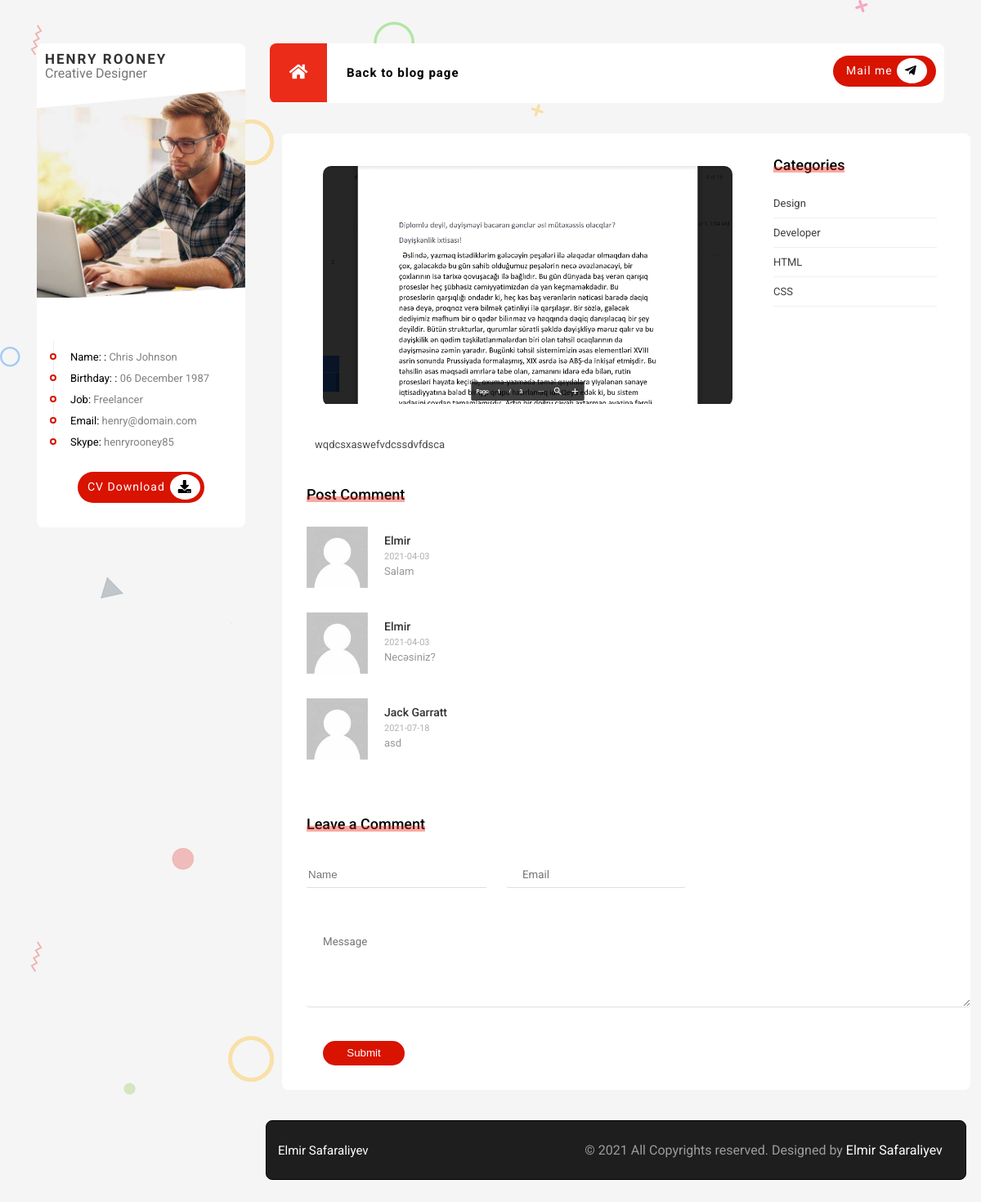
Page /blogpost/code-code on the committed database.
### PROJECT/data.py (models this page shows)
class Profile(db.Model):
    __tablename__='Profile'
    id=db.Column(db.Integer,primary_key=True)
    infoheader=db.Column(db.String(120))
    informatio=db.Column(db.String(120))

class BlogPost(db.Model):
    __tablename__="BlogPost"
    id=db.Column(db.Integer,primary_key=True)
    url=db.Column(db.String(50))
    title=db.Column(db.String(50))
    subtitle=db.Column(db.String(50))
    img=db.Column(db.String(120))
    date=db.Column(db.Date)
    tag=db.Column(db.String(120))
    content=db.Column(db.Text)
    catagory_post=db.Column(db.Integer, db.ForeignKey('Catagory.id'))
    post_comment=db.relationship('Comments', backref='BlogPost', lazy=True)

class Catagory(db.Model):
    __tablename__="Catagory"
    id=db.Column(db.Integer,primary_key=True)
    name=db.Column(db.String(50))
    post_catagory=db.relationship('BlogPost', backref='catagory', lazy=True)

class Comments(db.Model):
    __tablename__="Comments"
    id=db.Column(db.Integer,primary_key=True)
    name=db.Column(db.String(50))
    email=db.Column(db.String(50))
    comment=db.Column(db.String(100))
    date=db.Column(db.Date)
    blog_id=db.Column(db.Integer, db.ForeignKey('BlogPost.id'))

### PROJECT/mainroutes.py (the view)
@app.route('/blogpost/<string:url>')
def blog(url):
    blogpost=BlogPost.query.filter_by(url=url).first()
    catagory=Catagory.query.all()
    comment=Comments.query.filter_by(blog_id=blogpost.id).all()
    profile=Profile.query.all()
    profileimg=Profileim.query.all()
    return render_template('app/singleblog.html', blogpost=blogpost, catagory=catagory, comment=comment,profile=profile, profileimg=profileimg)

### PROJECT/templates/app/singleblog.html (shortened to what this page needs)
{% extends 'app/base.html' %}
{% block header %}
<link rel="stylesheet" href="../../static/app/css/style.css">
<link rel="stylesheet" href="../../static/app/css/grid.css">
<link rel="stylesheet" href="../../static/app/css/grid2.css">
<link rel="stylesheet" href="../../static/app/css/blogsingle.css">
{% endblock %}
{% block menu %}
<div class="row" id="menu">
  <div class="col-md-8 col-sm-8 col-xs-4" id="menumain">
    <ul class="menu-ul">
      <li>
        <a href="/">
          <div class="homebutton" id="btn1">
            <i class="fas fa-home"></i>
          </div>
        </a>
      </li>
      <li> <a class="li" id="btn2" href="/blog">Back to blog page</a></li>
    </ul>
  </div>
  <div class="col-md-4 col-sm-4 col-xs-8 dynamic" id="social1">
    <div id="mail">
      <div id="mailbox">
        <a id="mailto" href="mailto: abc@example.com">Mail me</a>
        <div id="mailiconbox">
          <i id="mailicon" class="fab fa-telegram-plane"></i>
        </div>
      </div>
    </div>
  </div>
</div>
{% endblock %}
{% block profile %}
<div class="profile">
  <div class="profile-name">
    <span class="name">
      HENRY ROONEY
    </span>
    <span class="job">
      Creative Designer
    </span>
  </div>
  <div class="profile-image">
    <img src="../../static/uploads/profile.jpg">
  </div>
  <div class="profile-info">
    <ul class="profileinfolist">
      {% for profile in profile %}
      <li class="profileinfoitem">
        <p>
          <span>{{profile.infoheader}}:</span>
          {{profile.informatio}}
        </p>
      </li>
      {% endfor %}
    </ul>
  </div>
  <div class="cvbutton">
    <div class="cvbuttonbox">
      <a class="cvdownload" href="">CV Download</a>
      <div class="downloadiconbox">
        <i class="fas fa-download dwiconbox"></i>
      </div>
    </div>
  </div>
</div>
{% endblock %}
{% block pages %}
<div class="col-12">
<div class="singleblog">
    <div class="blogcontents">
      <div class="blogmain">
        <div class="singleblogcontent">
          <div class="blogimgframe">
            <img src="../../static/uploads/{{blogpost.img}}" alt="">
          </div>
          <div class="blogcontent">
            {{blogpost.content|safe}}
          </div>
        </div>
      </div>
      <div class="blogmenu">
        <div class="singleblogmenu">
          <div class="categories">
            <div class="categories-header">
              <h1>Categories</h1>
              <span></span>
            </div>
            <div class="catagory">
              <ul>
                {% for catagory in catagory %}
                <li><a href="">{{catagory.name}}</a></li>
                {% endfor %}
              </ul>
            </div>
          </div>
        </div>
      </div>
    </div>
    <div class="comment">
      <div class="commentheader">
        <h1>Post Comment</h1>
        <span></span>
      </div>
      <div class="comments">
        {% for comment in comment %}
        <div class="commentdiv">
          <div class="img">
            <img src="../../static/app/img/person.jpg" alt="">
          </div>
          <div class="commentcontent">
            <h1>{{comment.name}}</h1>
            <span>{{comment.date}}</span>
            <p>{{comment.comment}}</p>
          </div>
        </div>
        {% endfor %}
      </div>
      <div class="addcomment">
        <div class="addcommentheader">
          <h1>Leave a Comment</h1>
          <span></span>
        </div>
        <form action="/blogpost/{{blogpost.url}}/addcomment" method="POST">
          <div class="form-1">
            <input type="text" placeholder="Name" name="name">
          </div>
          <div class="form-2">
            <input type="email" placeholder="Email" name="email">
          </div>
          <div class="form-3">
            <textarea cols="65" rows="5" name="comment" placeholder="Message"></textarea>
          </div>
          <div class="form-4">
            <button type="submit">Submit</button>
          </div>
        </form>
      </div>
    </div>
</div>
</div>
{% endblock %}

### PROJECT/static/app/css/style.css (style rules this page uses)
body { background-image: url(../img/bg.png) !important; background-color: #f5f5f5 !important; font-family: 'Roboto', sans-serif !important; }
.popup-form form input[type=text], select, input[type=email], textarea { width: 100%; padding: 12px 20px; margin: 8px 0; display: inline-block; border: 1px solid #ccc; border-radius: 4px; box-sizing: border-box; outline: none; font-family: 'Roboto',sans-serif; }
.profile { width: 100%; height: auto; margin: 0px; background-color: white; border-radius: 8px; }
.profile-name { line-height: 18px; padding: 10px; position: relative; }
.name { font-size: 1.063rem; color: #333333; font-weight: 700; line-height: 18px; letter-spacing: 2px; display: block; }
.job { font-size: 0.813; color: #777777; line-height: 18px; font-weight: 400; }
.profile-image { height: auto; width: 100%; overflow: hidden; clip-path: polygon(0 9%, 100% 0, 100% 94%, 0% 100%); }
.profile-info { position: relative; top: 10px; }
.profile-image img { width: 100%; height: 100%; }
.profileinfoitem::before { content: ""; border: solid 2px #d81300; width: 8px; height: 8px; border-radius: 50px; margin-left: -25px; margin-top: 2px; background: #fff; display: block; position: absolute; }
.profileinfoitem { border-left: 1px solid #eee; padding-left: 20px; }
.profileinfolist { font-size: 13px; padding-top: 40px; padding-left: 20px; padding-right: 10px; }
.profileinfoitem p { display: inline; }
.profileinfoitem { padding-top: 13px; color: gray; }
.profileinfoitem span { color: black; }
.cvbutton { padding-top: 40px; display: flex; justify-content: center; padding-bottom: 30px; }
.cvbuttonbox { width: 155px; height: 38px; letter-spacing: 1px; background-color: #d81300; border-radius: 45px; }
.downloadiconbox { display: inline; padding-top: 6px; padding-bottom: 6px; background-color: white; border-radius: 50%; Box-sizing: border-box; }
.dwiconbox { padding: 10px; }
.cvdownload { font-size: 14px; padding-bottom: 20px; line-height: 37px; padding-left: 12px; padding-right: 6px; display: inline; float: left; color: #ffffff; text-decoration: none; font-weight: 400; }
.menu-ul li { float: left; text-align: center; position: relative; height: 100%; }
.li { display: block; color: black; text-align: center; padding-left: 24px; text-decoration: none; font-size: 15px; font-weight: 700; line-height: 73px; letter-spacing: 1px; }
#menu { margin-left: 0px; background-color: white; width: 851px; border-radius: 8px; overflow: hidden; }
#menumain { padding: 0; position: relative; }
#social1 { padding-right: 10px; display: flex; justify-content: end; }
#mail { float: left; padding-top: 15px; margin-left: 22px; display: inline; }
#mailbox { width: 126px; height: 38px; letter-spacing: 1px; background-color: #d81300; border-radius: 45px; }
#mailiconbox { display: inline; padding-left: 0px; padding-top: 6px; padding-right: 2px; padding-bottom: 6px; background-color: white; border-radius: 50%; Box-sizing: border-box; }
#mailicon { padding: 10px; }
#mailto { font-size: 14px; padding-bottom: 20px; line-height: 37px; padding-left: 16px; padding-right: 5px; display: inline; float: left; color: #ffffff; text-decoration: none; font-weight: 400; }
.homebutton { background-color: #d81300; width: 70px; height: 72px; padding-top: 35%; font-size: 20px; }
.homebutton, .homebutton-r i { color: white; }
.homebutton, .homebutton-r:hover { background-color: #ea2c19; cursor: pointer; }

### PROJECT/static/app/css/contact.css (style rules this page uses)
.form-1, .form-2 { display: inline; }
form { padding-top: 30px; }
.form-1 input { width: 185px; height: 31px; display: inline; margin-right: 20px; border-bottom: 1px solid #dfdfdf; border-top: none; border-right: none; border-left: none; outline: none; }
.form-2 input { width: 185px; height: 31px; display: inline; border-bottom: 1px solid #dfdfdf; border-top: none; border-right: none; border-left: none; outline: none; }
.form-3 { padding-top: 30px; }
.form-3 textarea { border-bottom: 1px solid #dfdfdf; border-top: none; border-right: none; border-left: none; outline: none; font-family: 'Roboto', sans-serif; }
.form-4 { padding-top: 30px; padding-left: 20px; }
.form-4 button { width: 100px; height: 30px; border-radius: 20px; background-color: #d81300; border: none; outline: none; color: white; }

### PROJECT/static/app/css/grid2.css (style rules this page uses)
@media screen and (max-width: 1200px) { #menu { width: 100%; } }
@media screen and (max-width: 1200px) { #mail { margin-left: 60px; } }

### rows in the picture
Profile: infoheader "Name:", informatio "Chris Johnson"
Profile: infoheader "Birthday:", informatio "06 December 1987"
Profile: infoheader "Job", informatio "Freelancer"
Profile: infoheader "Email", informatio "henry@domain.com"
Profile: infoheader "Skype", informatio "henryrooney85"
BlogPost: img (picture), content "wqdcsxaswefvdcssdvfdsca"
Catagory: name "Design"
Catagory: name "Developer"
Catagory: name "HTML"
Catagory: name "CSS"
Comments: name "Elmir", date "2021-04-03", comment "Salam"
Comments: name "Elmir", date "2021-04-03", comment "Necəsiniz?"
Comments: name "Jack Garratt", date "2021-07-18", comment "asd"
